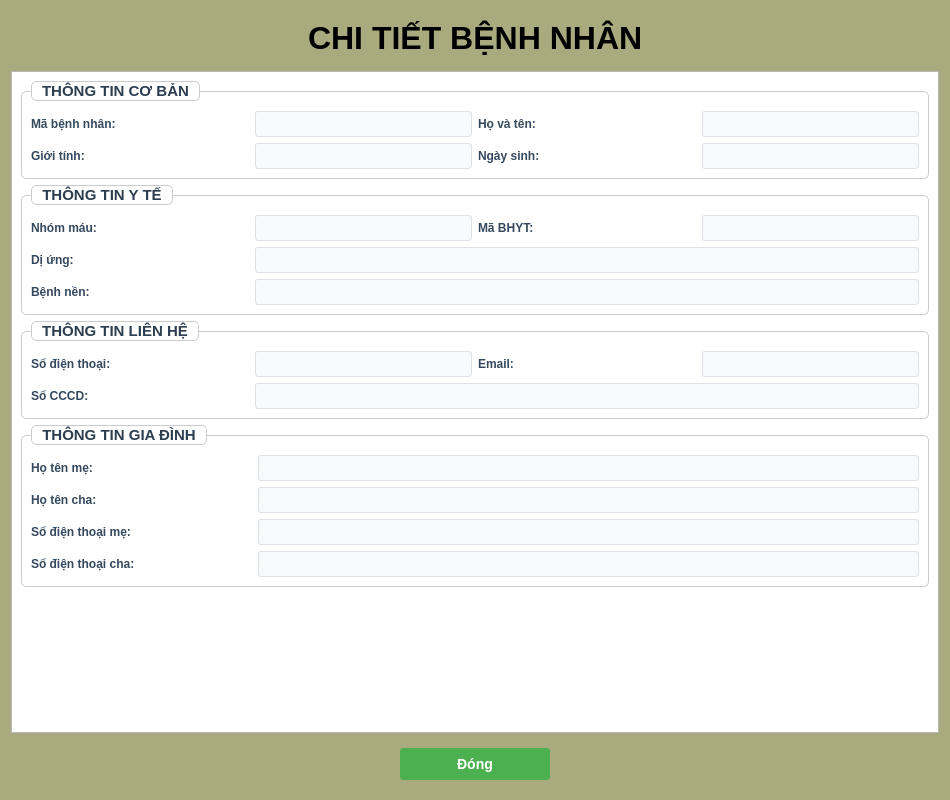
<?xml version="1.0" encoding="UTF-8"?>
<ui version="4.0">
 <class>PatientDetailDialog</class>
 <widget class="QDialog" name="PatientDetailDialog">
  <property name="geometry">
   <rect>
    <x>0</x>
    <y>0</y>
    <width>950</width>
    <height>800</height>
   </rect>
  </property>
  <property name="windowTitle">
   <string>Chi Tiết Bệnh Nhân</string>
  </property>
  <property name="styleSheet">
   <string notr="true">QDialog {
    background-color: #aaaa7f;
}
QLabel {
    color: black;
    background-color: transparent;
    border: none;
    font-weight: bold;
}
QGroupBox {
    font-weight: bold;
    border: 1px solid #CCCCCC;
    border-radius: 5px;
    margin-top: 10px;
    padding-top: 10px;
}
QGroupBox::title {
    subcontrol-origin: margin;
    left: 10px;
    padding: 0 5px 0 5px;
}</string>
  </property>
  <layout class="QVBoxLayout" name="verticalLayout">
   <item>
    <widget class="QWidget" name="widgetTitleBar" native="true">
     <property name="styleSheet">
      <string notr="true">background-color: rgb(170, 170, 127);</string>
     </property>
     <layout class="QHBoxLayout" name="horizontalLayout_4">
      <item>
       <spacer name="horizontalSpacer">
        <property name="orientation">
         <enum>Qt::Orientation::Horizontal</enum>
        </property>
        <property name="sizeHint" stdset="0">
         <size>
          <width>225</width>
          <height>20</height>
         </size>
        </property>
       </spacer>
      </item>
      <item>
       <widget class="QLabel" name="lblMainTitle">
        <property name="font">
         <font>
          <family>Segoe UI</family>
          <pointsize>24</pointsize>
          <italic>false</italic>
          <bold>true</bold>
         </font>
        </property>
        <property name="styleSheet">
         <string notr="true">font: 700 24pt &quot;Segoe UI&quot;;</string>
        </property>
        <property name="text">
         <string>CHI TIẾT BỆNH NHÂN</string>
        </property>
       </widget>
      </item>
      <item>
       <spacer name="horizontalSpacer_2">
        <property name="orientation">
         <enum>Qt::Orientation::Horizontal</enum>
        </property>
        <property name="sizeHint" stdset="0">
         <size>
          <width>225</width>
          <height>20</height>
         </size>
        </property>
       </spacer>
      </item>
     </layout>
    </widget>
   </item>
   <item>
    <widget class="QScrollArea" name="scrollArea">
     <property name="styleSheet">
      <string notr="true"/>
     </property>
     <property name="widgetResizable">
      <bool>true</bool>
     </property>
     <property name="alignment">
      <set>Qt::AlignmentFlag::AlignHCenter</set>
     </property>
     <widget class="QWidget" name="scrollAreaWidgetContents">
      <property name="geometry">
       <rect>
        <x>0</x>
        <y>0</y>
        <width>930</width>
        <height>654</height>
       </rect>
      </property>
      <property name="styleSheet">
       <string notr="true">background-color: white;
</string>
      </property>
      <layout class="QVBoxLayout" name="verticalLayout_2">
       <item>
        <widget class="QGroupBox" name="groupBasicInfo">
         <property name="font">
          <font>
           <family>Arial</family>
           <pointsize>11</pointsize>
           <italic>false</italic>
           <bold>true</bold>
          </font>
         </property>
         <property name="styleSheet">
          <string notr="true">QGroupBox {
    font: bold 11pt &quot;Arial&quot;;
    color: #2C3E50;
    border: 1px solid #CCCCCC;
    border-radius: 5px;
    margin-top: 10px;
    padding-top: 10px;
    background-color: white;
}

QGroupBox::title {
    subcontrol-origin: margin;
    subcontrol-position: top left;
    border: 1px solid #CCCCCC;
    border-radius: 5px;
    left: 10px;
    padding: 0 8px 0 8px;
    background-color: white;
}</string>
         </property>
         <property name="title">
          <string>THÔNG TIN CƠ BẢN</string>
         </property>
         <layout class="QGridLayout" name="gridLayout_1">
          <item row="0" column="0">
           <widget class="QLabel" name="lblID">
            <property name="styleSheet">
             <string notr="true">QLabel {
    font-weight: bold;
    color: #34495e;
}</string>
            </property>
            <property name="text">
             <string>Mã bệnh nhân:</string>
            </property>
           </widget>
          </item>
          <item row="0" column="1">
           <widget class="QLabel" name="lblIDValue">
            <property name="styleSheet">
             <string notr="true">QLabel {
    color: #2c3e50;
    font-weight: bold;  
    padding: 5px;
    background-color: #f8f9fa;
    border: 1px solid #dee2e6;
    border-radius: 3px;
}</string>
            </property>
            <property name="text">
             <string/>
            </property>
           </widget>
          </item>
          <item row="0" column="2">
           <widget class="QLabel" name="lblName">
            <property name="styleSheet">
             <string notr="true">QLabel {
    font-weight: bold;
    color: #34495e;
}</string>
            </property>
            <property name="text">
             <string>Họ và tên:</string>
            </property>
           </widget>
          </item>
          <item row="0" column="3">
           <widget class="QLabel" name="lblNameValue">
            <property name="styleSheet">
             <string notr="true">QLabel {
    color: #2c3e50;
    font-weight: bold;  
    padding: 5px;
    background-color: #f8f9fa;
    border: 1px solid #dee2e6;
    border-radius: 3px;
}</string>
            </property>
            <property name="text">
             <string/>
            </property>
           </widget>
          </item>
          <item row="1" column="0">
           <widget class="QLabel" name="lblGender">
            <property name="styleSheet">
             <string notr="true">QLabel {
    font-weight: bold;
    color: #34495e;
}</string>
            </property>
            <property name="text">
             <string>Giới tính:</string>
            </property>
           </widget>
          </item>
          <item row="1" column="1">
           <widget class="QLabel" name="lblGenderValue">
            <property name="styleSheet">
             <string notr="true">QLabel {
    color: #2c3e50;
    font-weight: bold;  
    padding: 5px;
    background-color: #f8f9fa;
    border: 1px solid #dee2e6;
    border-radius: 3px;
}</string>
            </property>
            <property name="text">
             <string/>
            </property>
           </widget>
          </item>
          <item row="1" column="2">
           <widget class="QLabel" name="lblBirthday">
            <property name="styleSheet">
             <string notr="true">QLabel {
    font-weight: bold;
    color: #34495e;
}</string>
            </property>
            <property name="text">
             <string>Ngày sinh:</string>
            </property>
           </widget>
          </item>
          <item row="1" column="3">
           <widget class="QLabel" name="lblBirthdayValue">
            <property name="styleSheet">
             <string notr="true">QLabel {
    color: #2c3e50;
    font-weight: bold;  
    padding: 5px;
    background-color: #f8f9fa;
    border: 1px solid #dee2e6;
    border-radius: 3px;
}</string>
            </property>
            <property name="text">
             <string/>
            </property>
           </widget>
          </item>
         </layout>
        </widget>
       </item>
       <item>
        <widget class="QGroupBox" name="groupMedicalInfo">
         <property name="font">
          <font>
           <family>Arial</family>
           <pointsize>11</pointsize>
           <italic>false</italic>
           <bold>true</bold>
          </font>
         </property>
         <property name="styleSheet">
          <string notr="true">QGroupBox {
    font: bold 11pt &quot;Arial&quot;;
    color: #2C3E50;
    border: 1px solid #CCCCCC;
    border-radius: 5px;
    margin-top: 10px;
    padding-top: 10px;
    background-color: white;
}

QGroupBox::title {
    subcontrol-origin: margin;
    subcontrol-position: top left;
    border: 1px solid #CCCCCC;
    border-radius: 5px;
    left: 10px;
    padding: 0 8px 0 8px;
    background-color: white;
}</string>
         </property>
         <property name="title">
          <string>THÔNG TIN Y TẾ</string>
         </property>
         <layout class="QGridLayout" name="gridLayout_2">
          <item row="0" column="0">
           <widget class="QLabel" name="lblBloodType">
            <property name="styleSheet">
             <string notr="true">QLabel {
    font-weight: bold;
    color: #34495e;
}</string>
            </property>
            <property name="text">
             <string>Nhóm máu:</string>
            </property>
           </widget>
          </item>
          <item row="0" column="1">
           <widget class="QLabel" name="lblBloodTypeValue">
            <property name="styleSheet">
             <string notr="true">QLabel {
    color: #2c3e50;
    font-weight: bold;  
    padding: 5px;
    background-color: #f8f9fa;
    border: 1px solid #dee2e6;
    border-radius: 3px;
}</string>
            </property>
            <property name="text">
             <string/>
            </property>
           </widget>
          </item>
          <item row="0" column="2">
           <widget class="QLabel" name="lblInsuranceID">
            <property name="styleSheet">
             <string notr="true">QLabel {
    font-weight: bold;
    color: #34495e;
}</string>
            </property>
            <property name="text">
             <string>Mã BHYT:</string>
            </property>
           </widget>
          </item>
          <item row="0" column="3">
           <widget class="QLabel" name="lblInsuranceIDValue">
            <property name="styleSheet">
             <string notr="true">QLabel {
    color: #2c3e50;
    font-weight: bold;  
    padding: 5px;
    background-color: #f8f9fa;
    border: 1px solid #dee2e6;
    border-radius: 3px;
}</string>
            </property>
            <property name="text">
             <string/>
            </property>
           </widget>
          </item>
          <item row="1" column="0">
           <widget class="QLabel" name="lblAllergies">
            <property name="styleSheet">
             <string notr="true">QLabel {
    font-weight: bold;
    color: #34495e;
}</string>
            </property>
            <property name="text">
             <string>Dị ứng:</string>
            </property>
           </widget>
          </item>
          <item row="1" column="1" colspan="3">
           <widget class="QLabel" name="lblAllergiesValue">
            <property name="styleSheet">
             <string notr="true">QLabel {
    color: #2c3e50;
    font-weight: bold;  
    padding: 5px;
    background-color: #f8f9fa;
    border: 1px solid #dee2e6;
    border-radius: 3px;
}</string>
            </property>
            <property name="text">
             <string/>
            </property>
           </widget>
          </item>
          <item row="2" column="0">
           <widget class="QLabel" name="lblChronicDiseases">
            <property name="styleSheet">
             <string notr="true">QLabel {
    font-weight: bold;
    color: #34495e;
}</string>
            </property>
            <property name="text">
             <string>Bệnh nền:</string>
            </property>
           </widget>
          </item>
          <item row="2" column="1" colspan="3">
           <widget class="QLabel" name="lblChronicDiseasesValue">
            <property name="styleSheet">
             <string notr="true">QLabel {
    color: #2c3e50;
    font-weight: bold;  
    padding: 5px;
    background-color: #f8f9fa;
    border: 1px solid #dee2e6;
    border-radius: 3px;
}</string>
            </property>
            <property name="text">
             <string/>
            </property>
           </widget>
          </item>
         </layout>
        </widget>
       </item>
       <item>
        <widget class="QGroupBox" name="groupContactInfo">
         <property name="font">
          <font>
           <family>Arial</family>
           <pointsize>11</pointsize>
           <italic>false</italic>
           <bold>true</bold>
          </font>
         </property>
         <property name="styleSheet">
          <string notr="true">QGroupBox {
    font: bold 11pt &quot;Arial&quot;;
    color: #2C3E50;
    border: 1px solid #CCCCCC;
    border-radius: 5px;
    margin-top: 10px;
    padding-top: 10px;
    background-color: white;
}

QGroupBox::title {
    subcontrol-origin: margin;
    subcontrol-position: top left;
    border: 1px solid #CCCCCC;
    border-radius: 5px;
    left: 10px;
    padding: 0 8px 0 8px;
    background-color: white;
}</string>
         </property>
         <property name="title">
          <string>THÔNG TIN LIÊN HỆ</string>
         </property>
         <layout class="QGridLayout" name="gridLayout_3">
          <item row="0" column="0">
           <widget class="QLabel" name="lblPhoneNumber">
            <property name="styleSheet">
             <string notr="true">QLabel {
    font-weight: bold;
    color: #34495e;
}</string>
            </property>
            <property name="text">
             <string>Số điện thoại:</string>
            </property>
           </widget>
          </item>
          <item row="0" column="1">
           <widget class="QLabel" name="lblPhoneNumberValue">
            <property name="styleSheet">
             <string notr="true">QLabel {
    color: #2c3e50;
    font-weight: bold;  
    padding: 5px;
    background-color: #f8f9fa;
    border: 1px solid #dee2e6;
    border-radius: 3px;
}</string>
            </property>
            <property name="text">
             <string/>
            </property>
           </widget>
          </item>
          <item row="0" column="2">
           <widget class="QLabel" name="lblEmail">
            <property name="styleSheet">
             <string notr="true">QLabel {
    font-weight: bold;
    color: #34495e;
}</string>
            </property>
            <property name="text">
             <string>Email:</string>
            </property>
           </widget>
          </item>
          <item row="0" column="3">
           <widget class="QLabel" name="lblEmailValue">
            <property name="styleSheet">
             <string notr="true">QLabel {
    color: #2c3e50;
    font-weight: bold;  
    padding: 5px;
    background-color: #f8f9fa;
    border: 1px solid #dee2e6;
    border-radius: 3px;
}</string>
            </property>
            <property name="text">
             <string/>
            </property>
           </widget>
          </item>
          <item row="1" column="0">
           <widget class="QLabel" name="lblCCCD">
            <property name="styleSheet">
             <string notr="true">QLabel {
    font-weight: bold;
    color: #34495e;
}</string>
            </property>
            <property name="text">
             <string>Số CCCD:</string>
            </property>
           </widget>
          </item>
          <item row="1" column="1" colspan="3">
           <widget class="QLabel" name="lblCCCDValue">
            <property name="styleSheet">
             <string notr="true">QLabel {
    color: #2c3e50;
    font-weight: bold;  
    padding: 5px;
    background-color: #f8f9fa;
    border: 1px solid #dee2e6;
    border-radius: 3px;
}</string>
            </property>
            <property name="text">
             <string/>
            </property>
           </widget>
          </item>
         </layout>
        </widget>
       </item>
       <item>
        <widget class="QGroupBox" name="groupFamilyInfo">
         <property name="font">
          <font>
           <family>Arial</family>
           <pointsize>11</pointsize>
           <italic>false</italic>
           <bold>true</bold>
          </font>
         </property>
         <property name="styleSheet">
          <string notr="true">QGroupBox {
    font: bold 11pt &quot;Arial&quot;;
    color: #2C3E50;
    border: 1px solid #CCCCCC;
    border-radius: 5px;
    margin-top: 10px;
    padding-top: 10px;
    background-color: white;
}

QGroupBox::title {
    subcontrol-origin: margin;
    subcontrol-position: top left;
    border: 1px solid #CCCCCC;
    border-radius: 5px;
    left: 10px;
    padding: 0 8px 0 8px;
    background-color: white;
}</string>
         </property>
         <property name="title">
          <string>THÔNG TIN GIA ĐÌNH</string>
         </property>
         <layout class="QGridLayout" name="gridLayout_4">
          <item row="0" column="0">
           <widget class="QLabel" name="lblNameMother">
            <property name="styleSheet">
             <string notr="true">QLabel {
    font-weight: bold;
    color: #34495e;
}</string>
            </property>
            <property name="text">
             <string>Họ tên mẹ:</string>
            </property>
           </widget>
          </item>
          <item row="0" column="1" colspan="3">
           <widget class="QLabel" name="lblNameMotherValue">
            <property name="styleSheet">
             <string notr="true">QLabel {
    color: #2c3e50;
    font-weight: bold;  
    padding: 5px;
    background-color: #f8f9fa;
    border: 1px solid #dee2e6;
    border-radius: 3px;
}</string>
            </property>
            <property name="text">
             <string/>
            </property>
           </widget>
          </item>
          <item row="1" column="0">
           <widget class="QLabel" name="lblNameFather">
            <property name="styleSheet">
             <string notr="true">QLabel {
    font-weight: bold;
    color: #34495e;
}</string>
            </property>
            <property name="text">
             <string>Họ tên cha:</string>
            </property>
           </widget>
          </item>
          <item row="1" column="1" colspan="3">
           <widget class="QLabel" name="lblNameFatherValue">
            <property name="styleSheet">
             <string notr="true">QLabel {
    color: #2c3e50;
    font-weight: bold;  
    padding: 5px;
    background-color: #f8f9fa;
    border: 1px solid #dee2e6;
    border-radius: 3px;
}</string>
            </property>
            <property name="text">
             <string/>
            </property>
           </widget>
          </item>
          <item row="2" column="0">
           <widget class="QLabel" name="lblPhoneMother">
            <property name="styleSheet">
             <string notr="true">QLabel {
    font-weight: bold;
    color: #34495e;
}</string>
            </property>
            <property name="text">
             <string>Số điện thoại mẹ:</string>
            </property>
           </widget>
          </item>
          <item row="2" column="1" colspan="3">
           <widget class="QLabel" name="lblPhoneMotherValue">
            <property name="styleSheet">
             <string notr="true">QLabel {
    color: #2c3e50;
    font-weight: bold;  
    padding: 5px;
    background-color: #f8f9fa;
    border: 1px solid #dee2e6;
    border-radius: 3px;
}</string>
            </property>
            <property name="text">
             <string/>
            </property>
           </widget>
          </item>
          <item row="3" column="0">
           <widget class="QLabel" name="lblPhoneFather">
            <property name="styleSheet">
             <string notr="true">QLabel {
    font-weight: bold;
    color: #34495e;
}</string>
            </property>
            <property name="text">
             <string>Số điện thoại cha:</string>
            </property>
           </widget>
          </item>
          <item row="3" column="1" colspan="3">
           <widget class="QLabel" name="lblPhoneFatherValue">
            <property name="styleSheet">
             <string notr="true">QLabel {
    color: #2c3e50;
    font-weight: bold;  
    padding: 5px;
    background-color: #f8f9fa;
    border: 1px solid #dee2e6;
    border-radius: 3px;
}</string>
            </property>
            <property name="text">
             <string/>
            </property>
           </widget>
          </item>
         </layout>
        </widget>
       </item>
       <item>
        <spacer name="verticalSpacer">
         <property name="orientation">
          <enum>Qt::Orientation::Vertical</enum>
         </property>
         <property name="sizeHint" stdset="0">
          <size>
           <width>20</width>
           <height>40</height>
          </size>
         </property>
        </spacer>
       </item>
      </layout>
     </widget>
    </widget>
   </item>
   <item>
    <widget class="QWidget" name="widgetBottom" native="true">
     <layout class="QHBoxLayout" name="horizontalLayout_5">
      <item>
       <spacer name="horizontalSpacer_3">
        <property name="orientation">
         <enum>Qt::Orientation::Horizontal</enum>
        </property>
        <property name="sizeHint" stdset="0">
         <size>
          <width>40</width>
          <height>20</height>
         </size>
        </property>
       </spacer>
      </item>
      <item>
       <widget class="QPushButton" name="btnClose">
        <property name="styleSheet">
         <string notr="true">QPushButton {
    background-color: #4CAF50;
    color: white;
    border: none;
    padding: 8px 25px;
    border-radius: 3px;
    font-weight: bold;
    font-size: 14px;
    min-width: 100px;
}

QPushButton:hover {
    background-color: #45A049;
}

QPushButton:pressed {
    background-color: #3D8B40;
}</string>
        </property>
        <property name="text">
         <string>Đóng</string>
        </property>
       </widget>
      </item>
      <item>
       <spacer name="horizontalSpacer_4">
        <property name="orientation">
         <enum>Qt::Orientation::Horizontal</enum>
        </property>
        <property name="sizeHint" stdset="0">
         <size>
          <width>40</width>
          <height>20</height>
         </size>
        </property>
       </spacer>
      </item>
     </layout>
    </widget>
   </item>
  </layout>
 </widget>
 <resources/>
 <connections>
  <connection>
   <sender>btnClose</sender>
   <signal>clicked()</signal>
   <receiver>PatientDetailDialog</receiver>
   <slot>accept()</slot>
   <hints>
    <hint type="sourcelabel">
     <x>454</x>
     <y>659</y>
    </hint>
    <hint type="destinationlabel">
     <x>450</x>
     <y>350</y>
    </hint>
   </hints>
  </connection>
 </connections>
</ui>
